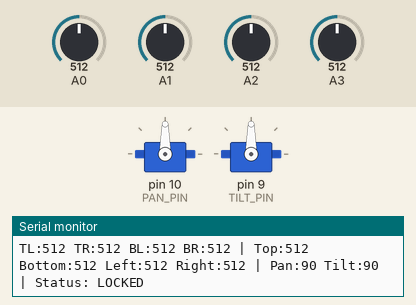
Simulated run of this sketch. Board: Arduino Uno, built with avr-gcc and run on an emulated ATmega328P. On the bench: 2 × servo, the last lines printed to the serial monitor. The test bench sets the inputs (shaded band); at power-on: A0 = 512, A1 = 512, A2 = 512, A3 = 512.

Above: at 1.2 s.
1.3 s: A0 set to 575
4.3 s: A0 set to 600
At 6.53 s:
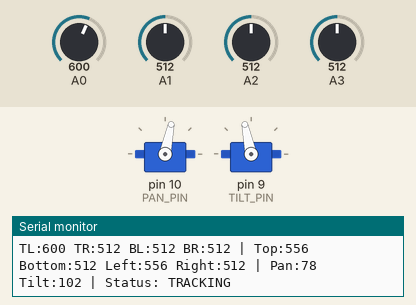
7.3 s: A1 set to 523
10.3 s: A1 set to 541
At 10.42 s:
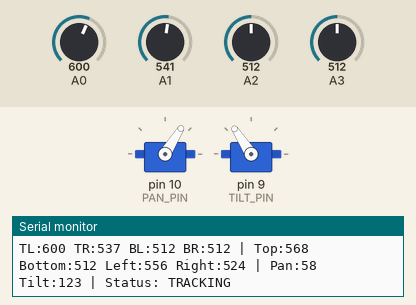
13.3 s: A2 set to 393
16.3 s: A2 set to 369
At 16.53 s:
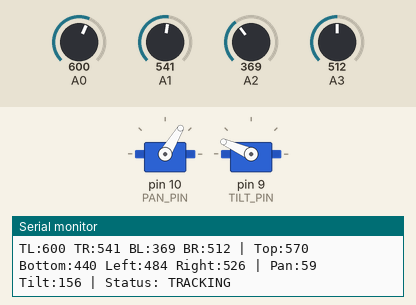
At 18.75 s:
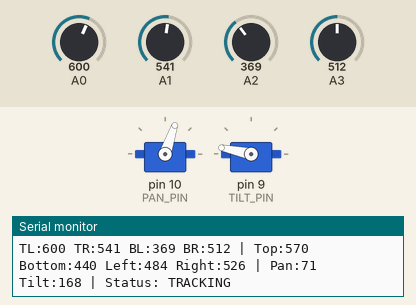
Timing chart, 0 to 22.0 s (numbered marks = the images above; inputs shaded):
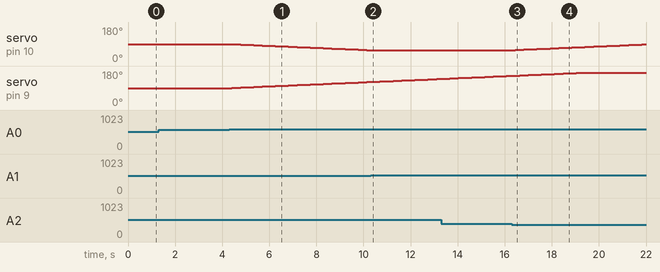

The sketch:

task_2.ino
```cpp
#include <Servo.h>

Servo panServo;
Servo tiltServo;

// LDR connections
const int TL = A0;
const int TR = A1;
const int BL = A2;
const int BR = A3;

// Servo connections
const int PAN_PIN = 10;
const int TILT_PIN = 9;

int pan = 90;
int tilt = 90;

const int deadZone = 35;
const int minLight = 80;
const int minAngle = 10;
const int maxAngle = 170;

int readLight(int pin) {
  long total = 0;

  for (int i = 0; i < 5; i++) {
    total += analogRead(pin);
    delay(2);
  }

  return total / 5;
}

void setup() {
  Serial.begin(9600);

  panServo.attach(PAN_PIN);
  tiltServo.attach(TILT_PIN);

  panServo.write(pan);
  tiltServo.write(tilt);
}

void loop() {
  // Read and average each sensor
  int tl = readLight(TL);
  int tr = readLight(TR);
  int bl = readLight(BL);
  int br = readLight(BR);

  // Compare the four sides
  int leftLight = (tl + bl) / 2;
  int rightLight = (tr + br) / 2;
  int topLight = (tl + tr) / 2;
  int bottomLight = (bl + br) / 2;

  int totalLight = (tl + tr + bl + br) / 4;

  int oldPan = pan;
  int oldTilt = tilt;

  String status = "LOCKED";

  // Avoid tracking when it is too dark
  if (totalLight < minLight) {
    status = "DARK";
  } else {
    int horizontalError = leftLight - rightLight;
    int verticalError = topLight - bottomLight;

    // Horizontal correction
    if (horizontalError > deadZone) {
      pan--;
    } else if (horizontalError < -deadZone) {
      pan++;
    }

    // Vertical correction
    if (verticalError > deadZone) {
      tilt++;
    } else if (verticalError < -deadZone) {
      tilt--;
    }

    pan = constrain(pan, minAngle, maxAngle);
    tilt = constrain(tilt, minAngle, maxAngle);

    if (pan != oldPan || tilt != oldTilt) {
      status = "TRACKING";
    }
  }

  // Send commands only when a target angle changes
  if (pan != oldPan) {
    panServo.write(pan);
  }

  if (tilt != oldTilt) {
    tiltServo.write(tilt);
  }

  // Display sensor readings and status
  Serial.print("TL:");
  Serial.print(tl);
  Serial.print(" TR:");
  Serial.print(tr);
  Serial.print(" BL:");
  Serial.print(bl);
  Serial.print(" BR:");
  Serial.print(br);

  Serial.print(" | Top:");
  Serial.print(topLight);
  Serial.print(" Bottom:");
  Serial.print(bottomLight);
  Serial.print(" Left:");
  Serial.print(leftLight);
  Serial.print(" Right:");
  Serial.print(rightLight);

  Serial.print(" | Pan:");
  Serial.print(pan);
  Serial.print(" Tilt:");
  Serial.print(tilt);
  Serial.print(" | Status: ");
  Serial.println(status);

  delay(100);
}
```

Measured:
- the behaviour switches between 583 and 584 on A0 (found by bisection; images 0 and 1)
- the behaviour switches between 529 and 530 on A1 (found by bisection; images 1 and 2)
- the behaviour switches between 382 and 381 on A2 (found by bisection; images 2 and 3)
- after the input at 4.3 s, servo on pin 10 (PAN_PIN): moves from 90° to 74° over 2.8 s, starting after 0.11 s; servo on pin 9 (TILT_PIN): moves from 90° to 106° over 2.8 s, starting after 0.11 s
- after the input at 10.3 s, servo on pin 10 (PAN_PIN): stays 58° (without the input it goes to 57° after 0.03 s)
- after the input at 16.3 s, servo on pin 10 (PAN_PIN): moves from 58° to 88° over 5.4 s, starting after 0.14 s
